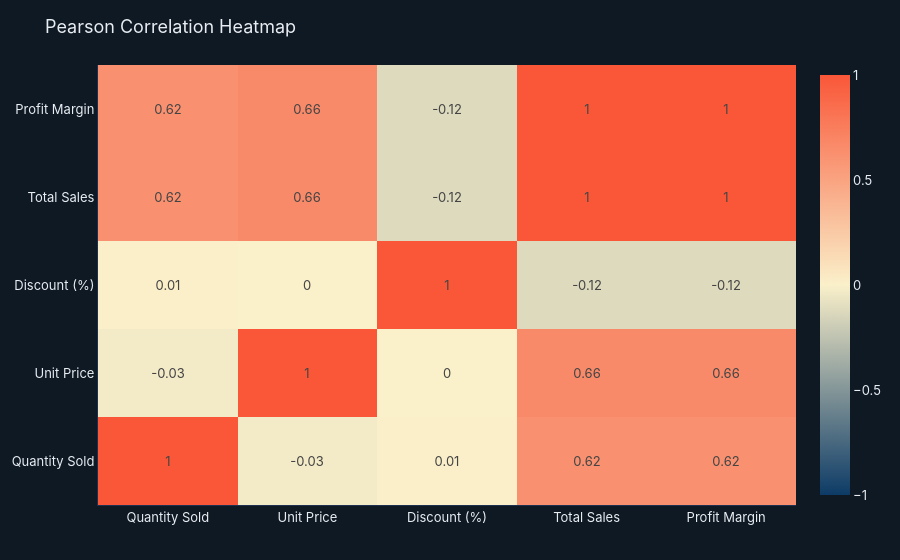
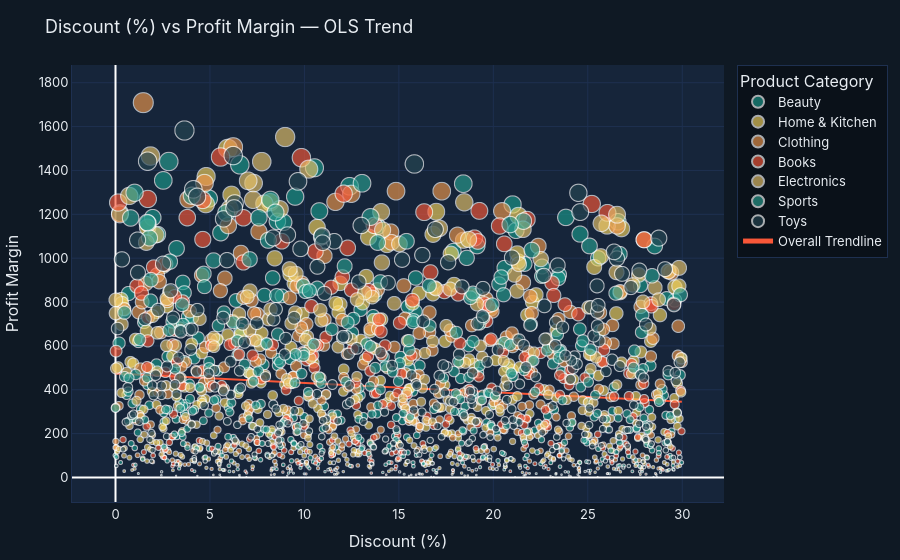

Here is the notebook cell these charts were saved with, in order:
### Code cell
# ═══ PAGE 4: DATA RELATIONSHIP ═════════════════════════════════════════════════
num_cols_5 = ["Quantity Sold","Unit Price","Discount (%)","Total Sales","Profit Margin"]

# Correlation Heatmap
corr = df[num_cols_5].corr()
fig = go.Figure(go.Heatmap(z=corr.values, x=corr.columns.tolist(), y=corr.columns.tolist(),
                             colorscale=DIVERG, zmid=0,
                             text=np.round(corr.values,2), texttemplate="%{text}"))
L(fig, "Pearson Correlation Heatmap")
fig.show()

# Scatter — Discount vs Profit Margin with OLS trendline
fig2 = px.scatter(df.sample(min(2000,len(df)), random_state=42),
                   x="Discount (%)", y="Profit Margin",
                   color="Product Category", size="Total Sales",
                   color_discrete_sequence=CAT_COLORS, opacity=0.65,
                   trendline="ols", trendline_scope="overall",
                   trendline_color_override=PALETTE["accent3"])
L(fig2, "Discount (%) vs Profit Margin — OLS Trend")
fig2.show()

### Figure 1 — Plotly figure (JSON) as saved in the notebook; plotly's stock layout.template omitted (floating-point values rounded to 4 significant figures)
{"data": [{"colorscale": [[0, "#0D3B66"], [0.5, "#FAF0CA"], [1, "#F95738"]], "text": [[1.0, -0.03, 0.01, 0.62, 0.62], [-0.03, 1.0, -0.0, 0.66, 0.66], [0.01, -0.0, 1.0, -0.12, -0.12], [0.62, 0.66, -0.12, 1.0, 1.0], [0.62, 0.66, -0.12, 1.0, 1.0]], "texttemplate": "%{text}", "type": "heatmap", "x": ["Quantity Sold", "Unit Price", "Discount (%)", "Total Sales", "Profit Margin"], "y": ["Quantity Sold", "Unit Price", "Discount (%)", "Total Sales", "Profit Margin"], "z": [[1.0, -0.03079, 0.005714, 0.6179, 0.6179], [-0.03079, 1.0, -0.0002641, 0.6637, 0.6637], [0.005714, -0.0002641, 1.0, -0.1203, -0.1203], [0.6179, 0.6637, -0.1203, 1.0, 1.0], [0.6179, 0.6637, -0.1203, 1.0, 1.0]], "zmid": 0}], "layout": {"font": {"color": "#E8EDF2", "family": "Inter, Arial, sans-serif", "size": 13}, "legend": {"bgcolor": "rgba(0,0,0,.3)", "bordercolor": "#1E3050", "borderwidth": 1}, "margin": {"b": 55, "l": 60, "r": 40, "t": 65}, "paper_bgcolor": "#0F1924", "plot_bgcolor": "#16253A", "title": {"text": "Pearson Correlation Heatmap"}, "xaxis": {"gridcolor": "#1E3050", "linecolor": "#1E3050"}, "yaxis": {"gridcolor": "#1E3050", "linecolor": "#1E3050"}}}

### Figure 2 — Plotly figure (JSON) as saved in the notebook; plotly's stock layout.template omitted (floating-point values rounded to 4 significant figures; data arrays with more than 128 entries replaced by an {"elided": "..."} marker saying what was removed)
{"data": [{"hovertemplate": "Product Category=Beauty<br>Discount (%)=%{x}<br>Profit Margin=%{y}<br>Total Sales=%{marker.size}<extra></extra>", "legendgroup": "Beauty", "marker": {"color": "#1B998B", "opacity": 0.65, "size": {"elided": "262 float values"}, "sizemode": "area", "sizeref": 12.28, "symbol": "circle"}, "mode": "markers", "name": "Beauty", "showlegend": true, "type": "scattergl", "x": {"elided": "262 float values"}, "xaxis": "x", "y": {"elided": "262 float values"}, "yaxis": "y"}, {"hovertemplate": "Product Category=Home & Kitchen<br>Discount (%)=%{x}<br>Profit Margin=%{y}<br>Total Sales=%{marker.size}<extra></extra>", "legendgroup": "Home & Kitchen", "marker": {"color": "#F4D35E", "opacity": 0.65, "size": {"elided": "290 float values"}, "sizemode": "area", "sizeref": 12.28, "symbol": "circle"}, "mode": "markers", "name": "Home & Kitchen", "showlegend": true, "type": "scattergl", "x": {"elided": "290 float values"}, "xaxis": "x", "y": {"elided": "290 float values"}, "yaxis": "y"}, {"hovertemplate": "Product Category=Clothing<br>Discount (%)=%{x}<br>Profit Margin=%{y}<br>Total Sales=%{marker.size}<extra></extra>", "legendgroup": "Clothing", "marker": {"color": "#EE964B", "opacity": 0.65, "size": {"elided": "298 float values"}, "sizemode": "area", "sizeref": 12.28, "symbol": "circle"}, "mode": "markers", "name": "Clothing", "showlegend": true, "type": "scattergl", "x": {"elided": "298 float values"}, "xaxis": "x", "y": {"elided": "298 float values"}, "yaxis": "y"}, {"hovertemplate": "Product Category=Books<br>Discount (%)=%{x}<br>Profit Margin=%{y}<br>Total Sales=%{marker.size}<extra></extra>", "legendgroup": "Books", "marker": {"color": "#F95738", "opacity": 0.65, "size": {"elided": "267 float values"}, "sizemode": "area", "sizeref": 12.28, "symbol": "circle"}, "mode": "markers", "name": "Books", "showlegend": true, "type": "scattergl", "x": {"elided": "267 float values"}, "xaxis": "x", "y": {"elided": "267 float values"}, "yaxis": "y"}, {"hovertemplate": "Product Category=Electronics<br>Discount (%)=%{x}<br>Profit Margin=%{y}<br>Total Sales=%{marker.size}<extra></extra>", "legendgroup": "Electronics", "marker": {"color": "#E9C46A", "opacity": 0.65, "size": {"elided": "289 float values"}, "sizemode": "area", "sizeref": 12.28, "symbol": "circle"}, "mode": "markers", "name": "Electronics", "showlegend": true, "type": "scattergl", "x": {"elided": "289 float values"}, "xaxis": "x", "y": {"elided": "289 float values"}, "yaxis": "y"}, {"hovertemplate": "Product Category=Sports<br>Discount (%)=%{x}<br>Profit Margin=%{y}<br>Total Sales=%{marker.size}<extra></extra>", "legendgroup": "Sports", "marker": {"color": "#2A9D8F", "opacity": 0.65, "size": {"elided": "285 float values"}, "sizemode": "area", "sizeref": 12.28, "symbol": "circle"}, "mode": "markers", "name": "Sports", "showlegend": true, "type": "scattergl", "x": {"elided": "285 float values"}, "xaxis": "x", "y": {"elided": "285 float values"}, "yaxis": "y"}, {"hovertemplate": "Product Category=Toys<br>Discount (%)=%{x}<br>Profit Margin=%{y}<br>Total Sales=%{marker.size}<extra></extra>", "legendgroup": "Toys", "marker": {"color": "#264653", "opacity": 0.65, "size": {"elided": "309 float values"}, "sizemode": "area", "sizeref": 12.28, "symbol": "circle"}, "mode": "markers", "name": "Toys", "showlegend": true, "type": "scattergl", "x": {"elided": "309 float values"}, "xaxis": "x", "y": {"elided": "309 float values"}, "yaxis": "y"}, {"hovertemplate": "<b>OLS trendline</b><br>Profit Margin = -4.27418 * Discount (%) + 474.097<br>R<sup>2</sup>=0.011619<br><br>Discount (%)=%{x}<br>Profit Margin=%{y} <b>(trend)</b><extra></extra>", "legendgroup": "Overall Trendline", "line": {"color": "#F95738"}, "mode": "lines", "name": "Overall Trendline", "showlegend": true, "type": "scatter", "x": {"elided": "2000 float values"}, "xaxis": "x", "y": {"elided": "2000 float values"}, "yaxis": "y"}], "layout": {"font": {"color": "#E8EDF2", "family": "Inter, Arial, sans-serif", "size": 13}, "legend": {"bgcolor": "rgba(0,0,0,.3)", "bordercolor": "#1E3050", "borderwidth": 1, "itemsizing": "constant", "title": {"text": "Product Category"}, "tracegroupgap": 0}, "margin": {"b": 55, "l": 60, "r": 40, "t": 65}, "paper_bgcolor": "#0F1924", "plot_bgcolor": "#16253A", "title": {"text": "Discount (%) vs Profit Margin — OLS Trend"}, "xaxis": {"anchor": "y", "domain": [0, 1], "gridcolor": "#1E3050", "linecolor": "#1E3050", "title": {"text": "Discount (%)"}}, "yaxis": {"anchor": "x", "domain": [0, 1], "gridcolor": "#1E3050", "linecolor": "#1E3050", "title": {"text": "Profit Margin"}}}}
